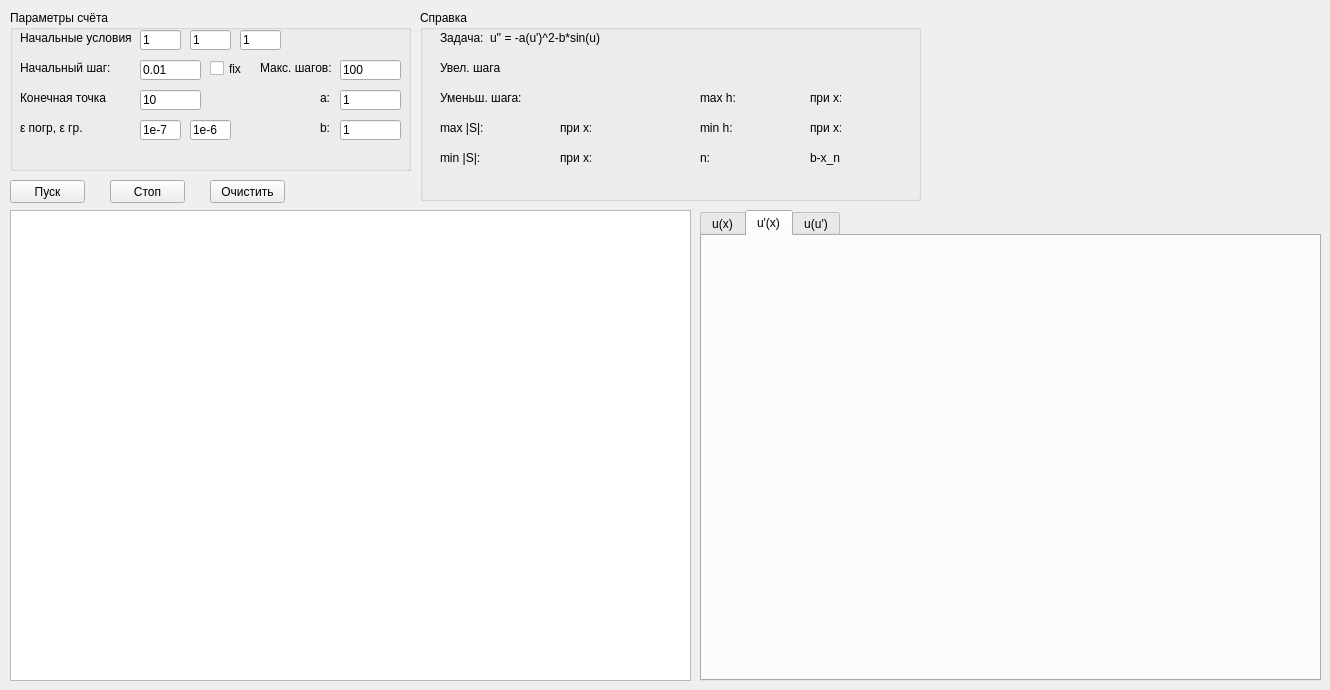
    <widget class="QWidget" name="task2">
     <attribute name="title">
      <string>Основная задача #2</string>
     </attribute>
     <widget class="QTabWidget" name="graphs">
      <property name="geometry">
       <rect>
        <x>700</x>
        <y>210</y>
        <width>621</width>
        <height>471</height>
       </rect>
      </property>
      <property name="currentIndex">
       <number>1</number>
      </property>
      <widget class="QWidget" name="uxtab">
       <attribute name="title">
        <string>u(x)</string>
       </attribute>
       <widget class="QCustomPlot" name="uxgraph" native="true">
        <property name="geometry">
         <rect>
          <x>0</x>
          <y>0</y>
          <width>611</width>
          <height>451</height>
         </rect>
        </property>
       </widget>
      </widget>
      <widget class="QWidget" name="usxtab">
       <attribute name="title">
        <string>u'(x)</string>
       </attribute>
       <widget class="QCustomPlot" name="usxgraph" native="true">
        <property name="geometry">
         <rect>
          <x>0</x>
          <y>0</y>
          <width>611</width>
          <height>451</height>
         </rect>
        </property>
       </widget>
      </widget>
      <widget class="QWidget" name="uustab">
       <attribute name="title">
        <string>u(u')</string>
       </attribute>
       <widget class="QCustomPlot" name="uusgraph" native="true">
        <property name="geometry">
         <rect>
          <x>0</x>
          <y>0</y>
          <width>611</width>
          <height>451</height>
         </rect>
        </property>
       </widget>
      </widget>
     </widget>
     <widget class="QGroupBox" name="Params_3">
      <property name="geometry">
       <rect>
        <x>10</x>
        <y>10</y>
        <width>401</width>
        <height>161</height>
       </rect>
      </property>
      <property name="title">
       <string>Параметры счёта</string>
      </property>
      <widget class="QLineEdit" name="maxStepfd_3">
       <property name="geometry">
        <rect>
         <x>330</x>
         <y>50</y>
         <width>61</width>
         <height>20</height>
        </rect>
       </property>
       <property name="text">
        <string>100</string>
       </property>
      </widget>
      <widget class="QLabel" name="epslb_3">
       <property name="geometry">
        <rect>
         <x>10</x>
         <y>110</y>
         <width>71</width>
         <height>16</height>
        </rect>
       </property>
       <property name="text">
        <string>ε погр, ε гр.</string>
       </property>
      </widget>
      <widget class="QLineEdit" name="epsBrdfd_3">
       <property name="geometry">
        <rect>
         <x>180</x>
         <y>110</y>
         <width>41</width>
         <height>20</height>
        </rect>
       </property>
       <property name="text">
        <string>1e-6</string>
       </property>
      </widget>
      <widget class="QLabel" name="steplb_3">
       <property name="geometry">
        <rect>
         <x>10</x>
         <y>50</y>
         <width>91</width>
         <height>16</height>
        </rect>
       </property>
       <property name="text">
        <string>Начальный шаг:</string>
       </property>
      </widget>
      <widget class="QLabel" name="maxSteplb_3">
       <property name="geometry">
        <rect>
         <x>250</x>
         <y>50</y>
         <width>81</width>
         <height>16</height>
        </rect>
       </property>
       <property name="text">
        <string>Макс. шагов:</string>
       </property>
      </widget>
      <widget class="QLineEdit" name="stepfd_3">
       <property name="geometry">
        <rect>
         <x>130</x>
         <y>50</y>
         <width>61</width>
         <height>20</height>
        </rect>
       </property>
       <property name="text">
        <string>0.01</string>
       </property>
      </widget>
      <widget class="QLineEdit" name="epsCtrlfd_3">
       <property name="geometry">
        <rect>
         <x>130</x>
         <y>110</y>
         <width>41</width>
         <height>20</height>
        </rect>
       </property>
       <property name="text">
        <string>1e-7</string>
       </property>
      </widget>
      <widget class="QLabel" name="startpointlb_3">
       <property name="geometry">
        <rect>
         <x>10</x>
         <y>20</y>
         <width>111</width>
         <height>16</height>
        </rect>
       </property>
       <property name="text">
        <string>Начальные условия:</string>
       </property>
      </widget>
      <widget class="QCheckBox" name="isStepFixedch_3">
       <property name="geometry">
        <rect>
         <x>200</x>
         <y>50</y>
         <width>41</width>
         <height>17</height>
        </rect>
       </property>
       <property name="text">
        <string>fix</string>
       </property>
      </widget>
      <widget class="QLineEdit" name="u0fd_3">
       <property name="geometry">
        <rect>
         <x>180</x>
         <y>20</y>
         <width>41</width>
         <height>20</height>
        </rect>
       </property>
       <property name="text">
        <string>1</string>
       </property>
      </widget>
      <widget class="QLineEdit" name="endfd_3">
       <property name="geometry">
        <rect>
         <x>130</x>
         <y>80</y>
         <width>61</width>
         <height>20</height>
        </rect>
       </property>
       <property name="text">
        <string>10</string>
       </property>
       <property name="echoMode">
        <enum>QLineEdit::Normal</enum>
       </property>
       <property name="dragEnabled">
        <bool>false</bool>
       </property>
       <property name="readOnly">
        <bool>false</bool>
       </property>
       <property name="clearButtonEnabled">
        <bool>false</bool>
       </property>
      </widget>
      <widget class="QLabel" name="endlb_3">
       <property name="geometry">
        <rect>
         <x>10</x>
         <y>80</y>
         <width>91</width>
         <height>16</height>
        </rect>
       </property>
       <property name="text">
        <string>Конечная точка</string>
       </property>
      </widget>
      <widget class="QLineEdit" name="x0fd_3">
       <property name="geometry">
        <rect>
         <x>130</x>
         <y>20</y>
         <width>41</width>
         <height>20</height>
        </rect>
       </property>
       <property name="text">
        <string>1</string>
       </property>
      </widget>
      <widget class="QLineEdit" name="u0sfd_3">
       <property name="geometry">
        <rect>
         <x>230</x>
         <y>20</y>
         <width>41</width>
         <height>20</height>
        </rect>
       </property>
       <property name="text">
        <string>1</string>
       </property>
      </widget>
      <widget class="QLabel" name="alb">
       <property name="geometry">
        <rect>
         <x>310</x>
         <y>80</y>
         <width>21</width>
         <height>16</height>
        </rect>
       </property>
       <property name="text">
        <string>a:</string>
       </property>
      </widget>
      <widget class="QLabel" name="blb">
       <property name="geometry">
        <rect>
         <x>310</x>
         <y>110</y>
         <width>21</width>
         <height>16</height>
        </rect>
       </property>
       <property name="text">
        <string>b:</string>
       </property>
      </widget>
      <widget class="QLineEdit" name="afd">
       <property name="geometry">
        <rect>
         <x>330</x>
         <y>80</y>
         <width>61</width>
         <height>20</height>
        </rect>
       </property>
       <property name="text">
        <string>1</string>
       </property>
      </widget>
      <widget class="QLineEdit" name="bfd">
       <property name="geometry">
        <rect>
         <x>330</x>
         <y>110</y>
         <width>61</width>
         <height>20</height>
        </rect>
       </property>
       <property name="text">
        <string>1</string>
       </property>
      </widget>
     </widget>
     <widget class="QGroupBox" name="info_3">
      <property name="geometry">
       <rect>
        <x>420</x>
        <y>10</y>
        <width>501</width>
        <height>191</height>
       </rect>
      </property>
      <property name="title">
       <string>Справка</string>
      </property>
      <widget class="QLabel" name="tasklb_3">
       <property name="enabled">
        <bool>true</bool>
       </property>
       <property name="geometry">
        <rect>
         <x>20</x>
         <y>20</y>
         <width>51</width>
         <height>16</height>
        </rect>
       </property>
       <property name="text">
        <string>Задача: </string>
       </property>
      </widget>
      <widget class="QLabel" name="stepUplb_3">
       <property name="geometry">
        <rect>
         <x>20</x>
         <y>50</y>
         <width>61</width>
         <height>16</height>
        </rect>
       </property>
       <property name="text">
        <string>Увел. шага</string>
       </property>
      </widget>
      <widget class="QLabel" name="stepDwnlb_3">
       <property name="geometry">
        <rect>
         <x>20</x>
         <y>80</y>
         <width>81</width>
         <height>16</height>
        </rect>
       </property>
       <property name="text">
        <string>Уменьш. шага:</string>
       </property>
      </widget>
      <widget class="QLabel" name="stepUp_3">
       <property name="geometry">
        <rect>
         <x>100</x>
         <y>50</y>
         <width>91</width>
         <height>16</height>
        </rect>
       </property>
       <property name="text">
        <string/>
       </property>
      </widget>
      <widget class="QLabel" name="stepDwn_3">
       <property name="geometry">
        <rect>
         <x>100</x>
         <y>80</y>
         <width>91</width>
         <height>16</height>
        </rect>
       </property>
       <property name="text">
        <string/>
       </property>
      </widget>
      <widget class="QLabel" name="task_3">
       <property name="geometry">
        <rect>
         <x>70</x>
         <y>20</y>
         <width>231</width>
         <height>16</height>
        </rect>
       </property>
       <property name="text">
        <string>u'' = -a(u')^2-b*sin(u)</string>
       </property>
      </widget>
      <widget class="QLabel" name="maxSlb_3">
       <property name="geometry">
        <rect>
         <x>20</x>
         <y>110</y>
         <width>47</width>
         <height>16</height>
        </rect>
       </property>
       <property name="text">
        <string>max |S|:</string>
       </property>
      </widget>
      <widget class="QLabel" name="maxS_3">
       <property name="geometry">
        <rect>
         <x>70</x>
         <y>110</y>
         <width>61</width>
         <height>16</height>
        </rect>
       </property>
       <property name="text">
        <string/>
       </property>
      </widget>
      <widget class="QLabel" name="xmaxSlb_3">
       <property name="geometry">
        <rect>
         <x>140</x>
         <y>110</y>
         <width>31</width>
         <height>16</height>
        </rect>
       </property>
       <property name="text">
        <string>при x:</string>
       </property>
      </widget>
      <widget class="QLabel" name="xmaxS_3">
       <property name="geometry">
        <rect>
         <x>180</x>
         <y>110</y>
         <width>61</width>
         <height>16</height>
        </rect>
       </property>
       <property name="text">
        <string/>
       </property>
      </widget>
      <widget class="QLabel" name="minSlb_3">
       <property name="geometry">
        <rect>
         <x>20</x>
         <y>140</y>
         <width>47</width>
         <height>16</height>
        </rect>
       </property>
       <property name="text">
        <string>min |S|:</string>
       </property>
      </widget>
      <widget class="QLabel" name="minS_3">
       <property name="geometry">
        <rect>
         <x>70</x>
         <y>140</y>
         <width>61</width>
         <height>16</height>
        </rect>
       </property>
       <property name="text">
        <string/>
       </property>
      </widget>
      <widget class="QLabel" name="xminSlb_3">
       <property name="geometry">
        <rect>
         <x>140</x>
         <y>140</y>
         <width>31</width>
         <height>16</height>
        </rect>
       </property>
       <property name="text">
        <string>при x:</string>
       </property>
      </widget>
      <widget class="QLabel" name="xminS_3">
       <property name="geometry">
        <rect>
         <x>180</x>
         <y>140</y>
         <width>61</width>
         <height>16</height>
        </rect>
       </property>
       <property name="text">
        <string/>
       </property>
      </widget>
      <widget class="QLabel" name="avgS_3">
       <property name="geometry">
        <rect>
         <x>106</x>
         <y>170</y>
         <width>71</width>
         <height>16</height>
        </rect>
       </property>
       <property name="text">
        <string/>
       </property>
      </widget>
      <widget class="QLabel" name="maxHlb_3">
       <property name="geometry">
        <rect>
         <x>280</x>
         <y>80</y>
         <width>41</width>
         <height>16</height>
        </rect>
       </property>
       <property name="text">
        <string>max h:</string>
       </property>
      </widget>
      <widget class="QLabel" name="maxH_3">
       <property name="geometry">
        <rect>
         <x>320</x>
         <y>80</y>
         <width>61</width>
         <height>16</height>
        </rect>
       </property>
       <property name="text">
        <string/>
       </property>
      </widget>
      <widget class="QLabel" name="xmaxHlb_3">
       <property name="geometry">
        <rect>
         <x>390</x>
         <y>80</y>
         <width>31</width>
         <height>16</height>
        </rect>
       </property>
       <property name="text">
        <string>при x:</string>
       </property>
      </widget>
      <widget class="QLabel" name="xmaxH_3">
       <property name="geometry">
        <rect>
         <x>430</x>
         <y>80</y>
         <width>61</width>
         <height>16</height>
        </rect>
       </property>
       <property name="text">
        <string/>
       </property>
      </widget>
      <widget class="QLabel" name="xminHlb_3">
       <property name="geometry">
        <rect>
         <x>390</x>
         <y>110</y>
         <width>31</width>
         <height>16</height>
        </rect>
       </property>
       <property name="text">
        <string>при x:</string>
       </property>
      </widget>
      <widget class="QLabel" name="xminH_3">
       <property name="geometry">
        <rect>
         <x>430</x>
         <y>110</y>
         <width>61</width>
         <height>16</height>
        </rect>
       </property>
       <property name="text">
        <string/>
       </property>
      </widget>
      <widget class="QLabel" name="minHlb_3">
       <property name="geometry">
        <rect>
         <x>280</x>
         <y>110</y>
         <width>41</width>
         <height>16</height>
        </rect>
       </property>
       <property name="text">
        <string>min h:</string>
       </property>
      </widget>
      <widget class="QLabel" name="minH_3">
       <property name="geometry">
        <rect>
         <x>320</x>
         <y>110</y>
         <width>61</width>
         <height>16</height>
        </rect>
       </property>
       <property name="text">
        <string/>
       </property>
      </widget>
      <widget class="QLabel" name="n_3">
       <property name="geometry">
        <rect>
         <x>320</x>
         <y>140</y>
         <width>61</width>
         <height>16</height>
        </rect>
       </property>
       <property name="text">
        <string/>
       </property>
      </widget>
      <widget class="QLabel" name="xmaxE_3">
       <property name="geometry">
        <rect>
         <x>420</x>
         <y>80</y>
         <width>71</width>
         <height>16</height>
        </rect>
       </property>
       <property name="text">
        <string/>
       </property>
      </widget>
      <widget class="QLabel" name="nlb_3">
       <property name="geometry">
        <rect>
         <x>280</x>
         <y>140</y>
         <width>41</width>
         <height>16</height>
        </rect>
       </property>
       <property name="text">
        <string>n:</string>
       </property>
      </widget>
      <widget class="QLabel" name="ebrdlb_3">
       <property name="geometry">
        <rect>
         <x>390</x>
         <y>140</y>
         <width>31</width>
         <height>16</height>
        </rect>
       </property>
       <property name="text">
        <string>b-x_n:</string>
       </property>
      </widget>
      <widget class="QLabel" name="ebrd_3">
       <property name="geometry">
        <rect>
         <x>430</x>
         <y>140</y>
         <width>61</width>
         <height>16</height>
        </rect>
       </property>
       <property name="text">
        <string/>
       </property>
      </widget>
     </widget>
     <widget class="QPushButton" name="clear_5">
      <property name="geometry">
       <rect>
        <x>210</x>
        <y>180</y>
        <width>75</width>
        <height>23</height>
       </rect>
      </property>
      <property name="text">
       <string>Очистить</string>
      </property>
     </widget>
     <widget class="QPushButton" name="stopCount_5">
      <property name="geometry">
       <rect>
        <x>110</x>
        <y>180</y>
        <width>75</width>
        <height>23</height>
       </rect>
      </property>
      <property name="text">
       <string>Стоп</string>
      </property>
     </widget>
     <widget class="QPushButton" name="startCount_5">
      <property name="geometry">
       <rect>
        <x>10</x>
        <y>180</y>
        <width>75</width>
        <height>23</height>
       </rect>
      </property>
      <property name="text">
       <string>Пуск</string>
      </property>
     </widget>
     <widget class="QTableWidget" name="tableWidget_5">
      <property name="geometry">
       <rect>
        <x>10</x>
        <y>210</y>
        <width>681</width>
        <height>471</height>
       </rect>
      </property>
     </widget>
     <widget class="QCustomPlot" name="errGraph_5" native="true">
      <property name="enabled">
       <bool>true</bool>
      </property>
      <property name="geometry">
       <rect>
        <x>930</x>
        <y>10</y>
        <width>381</width>
        <height>191</height>
       </rect>
      </property>
     </widget>
    </widget>
